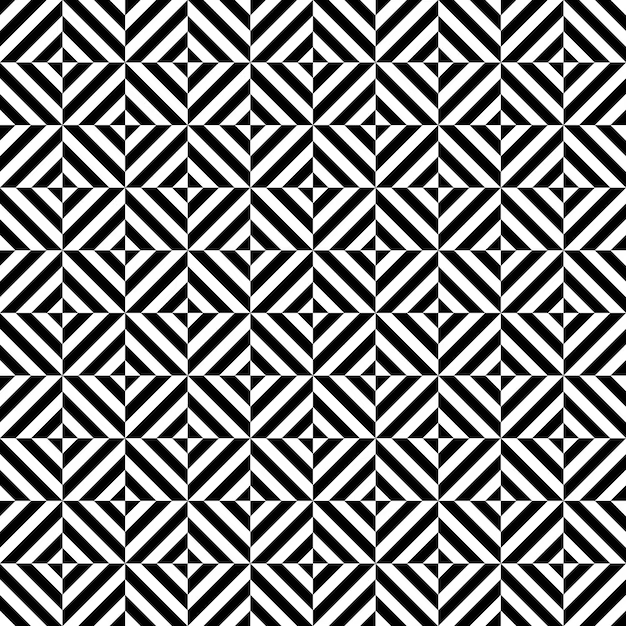
#> input picture maski_svd/pattern/pattern - gorszy.jpg, 626 x 626 px, found by its file name
$ python generateSingularValues.py
#> lines starting #> are read from the running program, lines starting #| are printed output that depends on the picture
import cv2
import numpy as np
import os
import csv

sciezka_do_zdjecia = "pattern - gorszy.jpg"
folder_wynikowy = "pattern - gorszy - maski svd"

def generuj_kolorowe_obrazy_osobliwe(sciezka_wejsciowa, liczba_komponentow=10):
    # 1. Sprawdzenie czy plik istnieje
#> called with sciezka_wejsciowa = 'pattern - gorszy.jpg', liczba_komponentow = 10
    if not os.path.exists(sciezka_wejsciowa):
        print(f"BŁĄD: Plik nie istnieje pod ścieżką: {sciezka_wejsciowa}")
        return

    # 2. Wczytanie kolorowego obrazu (format BGR)
    img = cv2.imread(sciezka_wejsciowa)
#> img is the input picture: shape (626, 626, 3); min 0, max 255, mean 133.1

    if img is None:
        print(f"BŁĄD: Nie można wczytać obrazu. Sprawdź format pliku.")
        return

    print(f"Pomyślnie wczytano obraz kolorowy o wymiarach: {img.shape}")
#| Pomyślnie wczytano obraz kolorowy o wymiarach: (626, 626, 3)

    # Konwersja na float64 dla precyzji obliczeń matematycznych
    A = img.astype(np.float64)

    # 3. Przygotowanie list na wyniki SVD dla poszczególnych kanałów
    U_channels = []
    S_channels = []
    Vt_channels = []

    print("Obliczanie SVD dla kanałów B, G i R...")

    # Przechodzimy przez 3 kanały (0 = Blue, 1 = Green, 2 = Red)
    for c in range(3):
        U, S, Vt = np.linalg.svd(A[:, :, c], full_matrices=False)
        U_channels.append(U)
        S_channels.append(S)
        Vt_channels.append(Vt)
#> this loop made 3 passes
#> pass 1, in generuj_kolorowe_obrazy_osobliwe, `U, S, Vt = np.linalg.svd(A[:, :, c], full_matrices=False)`:
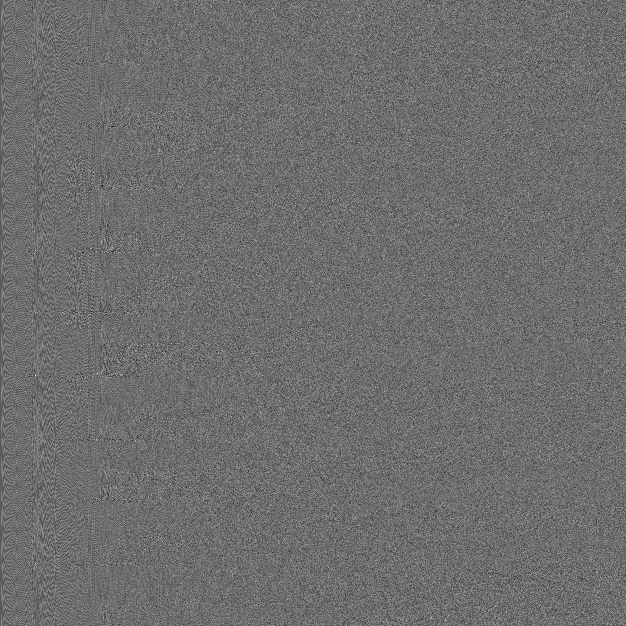
#> U: shape (626, 626) float64; min -0.253, max 0.333, mean -6.57e-05; drawn with min black and max white
#> pass 1, in generuj_kolorowe_obrazy_osobliwe, `U, S, Vt = np.linalg.svd(A[:, :, c], full_matrices=False)`:
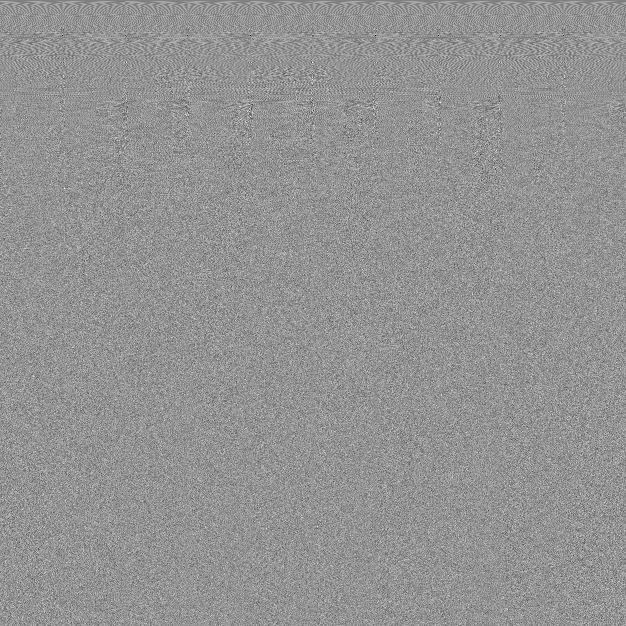
#> Vt: shape (626, 626) float64; min -0.329, max 0.24, mean -6.12e-05; drawn with min black and max white
#> after the loop, S_channels = 3 items; U_channels = 3 items; Vt_channels = 3 items

    print("Obliczenia SVD zakończone.")

    # 4. Przygotowanie folderu na wyniki
    if not os.path.exists(folder_wynikowy):
        os.makedirs(folder_wynikowy)
        print(f"Utworzono folder: {folder_wynikowy}")

    nazwa_bazowa = os.path.splitext(os.path.basename(sciezka_wejsciowa))[0]
    max_k = min(liczba_komponentow, len(S_channels[0]))
#> max_k = 10

    # Ścieżka do pliku CSV
    sciezka_csv = os.path.join(folder_wynikowy, "wartosci_osobliwe.csv")

    # 5. Generowanie obrazów i zapis do CSV
    print(f"Generowanie {max_k} kolorowych obrazów składowych oraz pliku CSV...")
#> (printed output is left out)

    # Otwieramy plik CSV do zapisu
    with open(sciezka_csv, mode='w', newline='', encoding='utf-8') as plik_csv:
        writer = csv.writer(plik_csv)
        # Nagłówki kolumn w pliku CSV
        writer.writerow(
            ['Numer_skladowej', 'Wartosc_Niebieski', 'Wartosc_Zielony', 'Wartosc_Czerwony', 'Srednia_Waznosc'])

        for i in range(max_k):
            warstwy_BGR = []

            # Pobieramy wartości osobliwe dla danego kroku
            sigma_B = S_channels[0][i]
            sigma_G = S_channels[1][i]
            sigma_R = S_channels[2][i]
            srednia_sigma = (sigma_B + sigma_G + sigma_R) / 3

            # Zapisujemy wiersz z danymi do CSV (zaokrąglone do 2 miejsc po przecinku dla czytelności)
            writer.writerow([
                i + 1,
                round(sigma_B, 2),
                round(sigma_G, 2),
                round(sigma_R, 2),
                round(srednia_sigma, 2)
            ])

            # Rekonstruujemy i-tą warstwę osobno dla niebieskiego, zielonego i czerwonego
            for c in range(3):
                sigma_i = S_channels[c][i]
                u_i = U_channels[c][:, i:i + 1]
                v_i_t = Vt_channels[c][i:i + 1, :]

                # Wzór: u_i * sigma_i * v_i_t
                warstwa = np.dot(u_i, v_i_t) * sigma_i
                warstwy_BGR.append(warstwa)

            # 6. Złożenie kanałów z powrotem w jeden kolorowy obraz (3D)
            obraz_3d = np.dstack(warstwy_BGR)

            # 7. Normalizacja obrazu
            zminimalizowana = obraz_3d - np.min(obraz_3d)
            zakres = np.max(zminimalizowana)

            if zakres > 0:
                obraz_wizualny = (zminimalizowana / zakres) * 255
            else:
                obraz_wizualny = zminimalizowana

            obraz_finalny = obraz_wizualny.astype(np.uint8)

            # 8. Zapisanie pliku ze zdjęciem
            numer = f"{i + 1:02d}"
            pelna_sciezka_zapisu = os.path.join(folder_wynikowy, f"{numer}.png")

            cv2.imwrite(pelna_sciezka_zapisu, obraz_finalny)

            print(f"[-] Zapisano: {pelna_sciezka_zapisu} (Średnia ważność: {srednia_sigma:.2f})")
#> this loop made 10 passes
#> (sigma_B, sigma_G, sigma_R, srednia_sigma) on passes 1 to 10: (83375.9, 83375.9, 83375.9, 83375.9), (48972.7, 48972.7, 48972.7, 48972.7), (48886.8, 48886.8, 48886.8, 48886.8), (14839.1, 14839.1, 14839.1, 14839.1), (14824.2, 14824.2, 14824.2, 14824.2), (8294.6, 8294.6, 8294.6, 8294.6), (8286.1, 8286.1, 8286.1, 8286.1), (6105, 6105, 6105, 6105), (6097, 6097, 6097, 6097), (4957.4, 4957.4, 4957.4, 4957.4)
#| [-] Zapisano: pattern - gorszy - maski svd/01.png (Średnia ważność: 83375.94)
#| [-] Zapisano: pattern - gorszy - maski svd/02.png (Średnia ważność: 48972.68)
#| [-] Zapisano: pattern - gorszy - maski svd/03.png (Średnia ważność: 48886.79)
#| [-] Zapisano: pattern - gorszy - maski svd/04.png (Średnia ważność: 14839.06)
#| [-] Zapisano: pattern - gorszy - maski svd/05.png (Średnia ważność: 14824.21)
#| [-] Zapisano: pattern - gorszy - maski svd/06.png (Średnia ważność: 8294.58)
#| [-] Zapisano: pattern - gorszy - maski svd/07.png (Średnia ważność: 8286.15)
#| [-] Zapisano: pattern - gorszy - maski svd/08.png (Średnia ważność: 6105.04)
#> (further printed lines are left out)
#> pass 1, in generuj_kolorowe_obrazy_osobliwe, `cv2.imwrite(pelna_sciezka_zapisu, obraz_finalny)`:
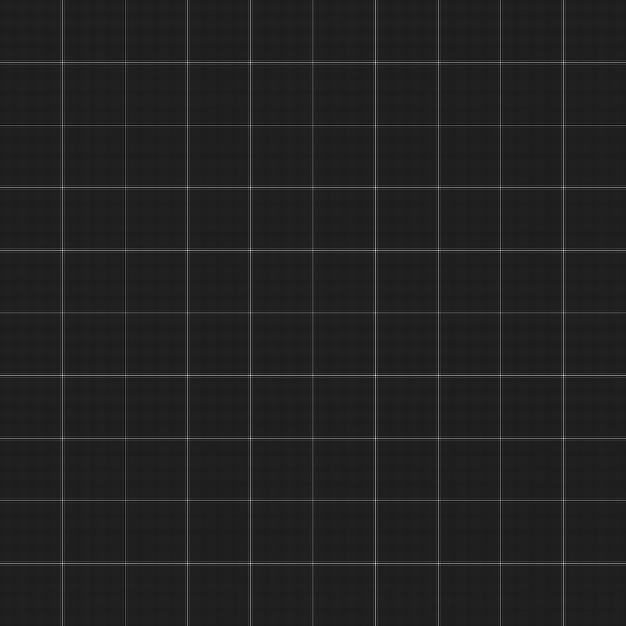
#> saved as 01.png: shape (626, 626, 3); min 0, max 255, mean 33.5
#> pass 2, in generuj_kolorowe_obrazy_osobliwe, `cv2.imwrite(pelna_sciezka_zapisu, obraz_finalny)`:
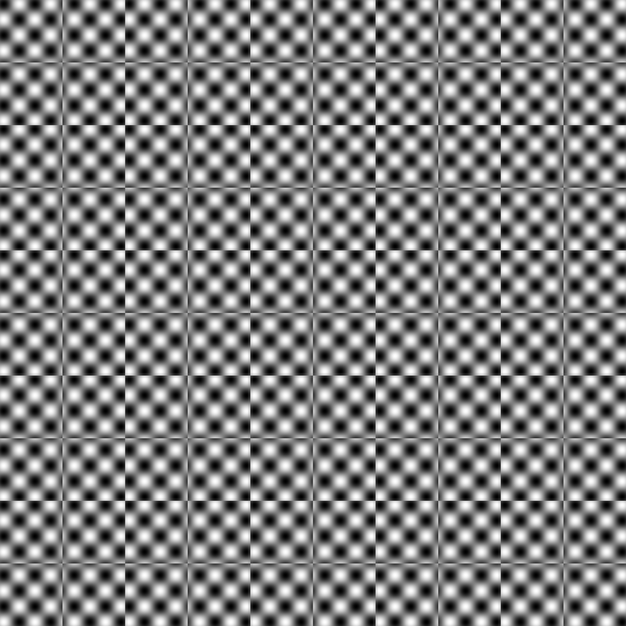
#> saved as 02.png: shape (626, 626, 3); min 0, max 255, mean 127


# --- Uruchomienie ---
if __name__ == "__main__":
    generuj_kolorowe_obrazy_osobliwe(sciezka_do_zdjecia)
